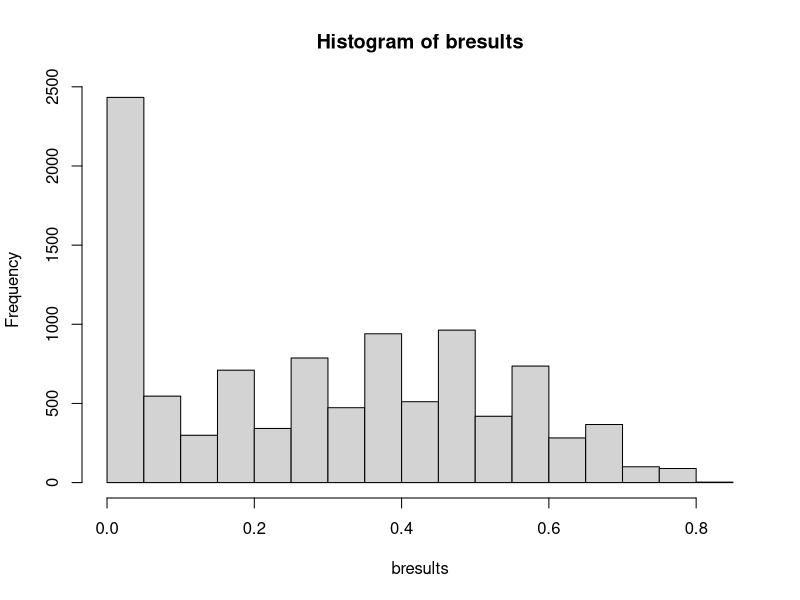

Source code (R):
# Example code supplied for illustrative purposes only. The regression equations below were built
# using 2 years of data from our level 1 trauma academic medical center. They will not work out of the
# box for your institution.
# 2019-2020 Edward G. Brown MS, Patricia K. Howard PhD RN, Daniel Moore MD
# For more information please read the paper SIMULATING EMERGENCY DEPARTMENT BOARDING USING A DIFFERENCE EQUATION 
# at https://doi.org/10.1101/2020.03.19.20039040

bfunc <- function() {

  days <- 30
  lower <- 200
  upper <- 300
  
  test_limit <- 290
  threshold <- 40
  
  xbar.rand <- rep(NA,days)
  xbar.star <- rep(NA,days)
  xbar.start <- rep(NA,days)
  xbar.stop <- rep(NA,days)
  xbar.forty <- rep(40,days)
  xbar.thirty <- rep(30,days)
  
  start_int <- 22.44721952
  start_slope <- 0.179980129
  stop_int <- 32.5802325885976
  stop_slope <- 0.492633658985415
  
  for (i in 1:days)
    xbar.rand[[i]] <-sample(lower:upper, 1)
  head(xbar.rand)
  
  for (i in 1:days)
    xbar.start[[i]] <-ceiling(start_int + (xbar.rand[[i]] * start_slope))

  head(xbar.start)

  for (i in 1:days)
    xbar.stop[[i]] <- ceiling(stop_int +(xbar.start[[i]] * stop_slope))
  
  head(xbar.stop)

  xbar.star[[1]] = 12
  
  for (i in 1:days)

    xbar.star[[i+1]] = ifelse(ceiling((xbar.star[i] + xbar.start[[i]]) - xbar.stop[[i]]) < 0, 0,
                              
                              
                              ifelse(ceiling((xbar.star[i] + xbar.start[[i]]) - xbar.stop[[i]]) >= threshold,
                                     
                                     ifelse(ceiling((xbar.star[i] + (start_int + (test_limit * start_slope))   ) - (stop_int +((start_int + (test_limit * start_slope)) * stop_slope))     ) < 0,0
                                            , ceiling((xbar.star[i] + (start_int + (test_limit * start_slope))   ) - (stop_int +((start_int + (test_limit * start_slope)) * stop_slope))     ) )
                                     
                                     ,ceiling((xbar.star[i] + xbar.start[[i]]) - xbar.stop[[i]])
                              )
    )
  
    
    
        
over_threshold <- length(xbar.star[xbar.star >= threshold])/days

return(over_threshold)
} # end of function

reps <- 10000
bresults <- rep(NA,reps)

for (i in 1:reps)
  bresults[[i]] <- bfunc()

sd(bresults)
summary(bresults)
hist(bresults)
quantile(bresults, 0.025)
quantile(bresults, 0.975)
